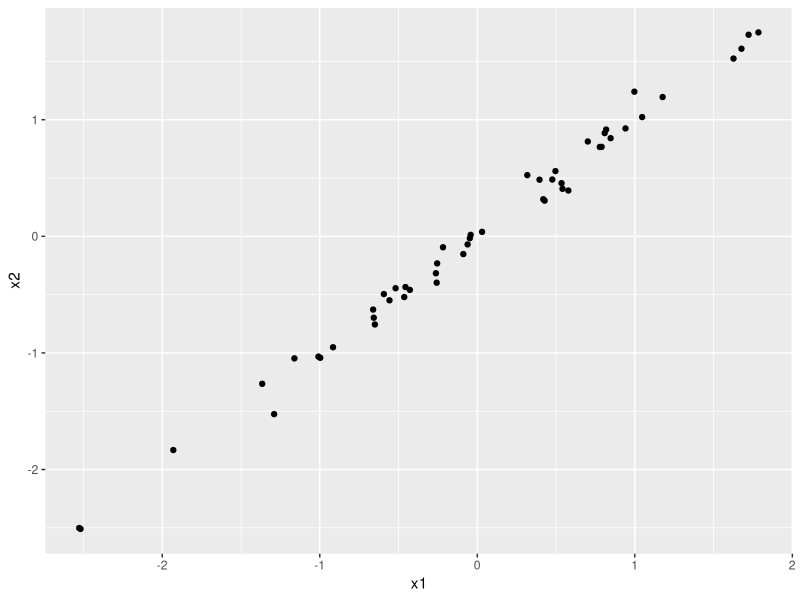
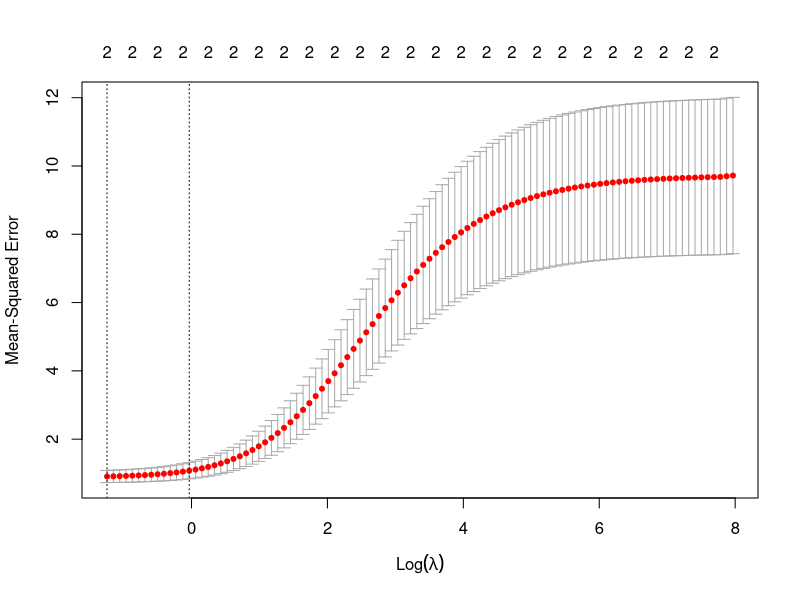
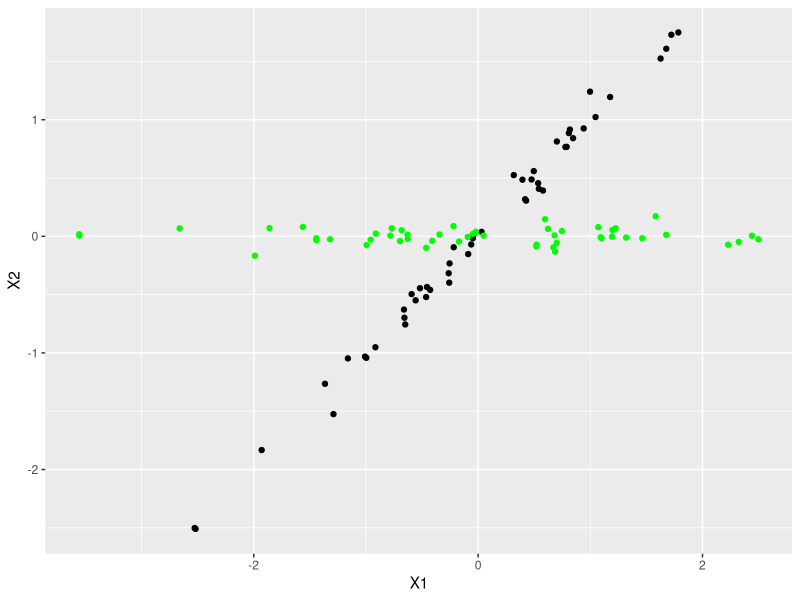
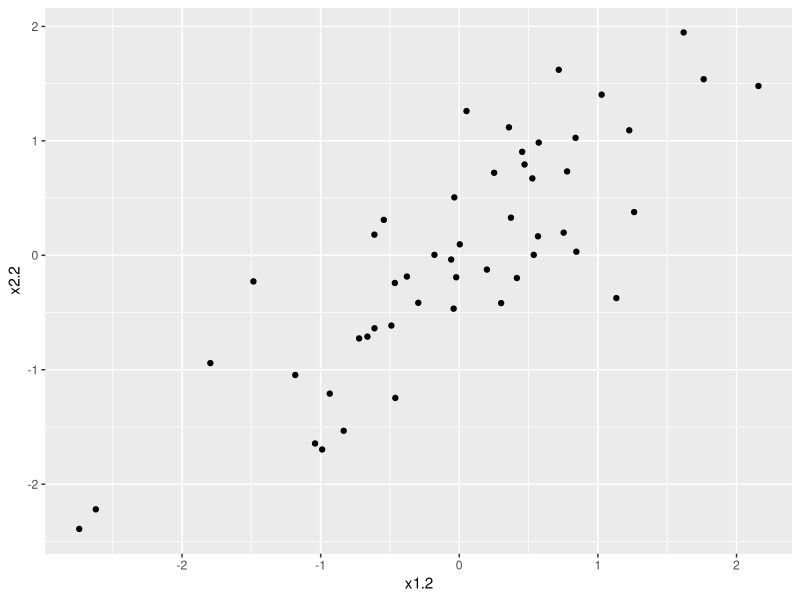
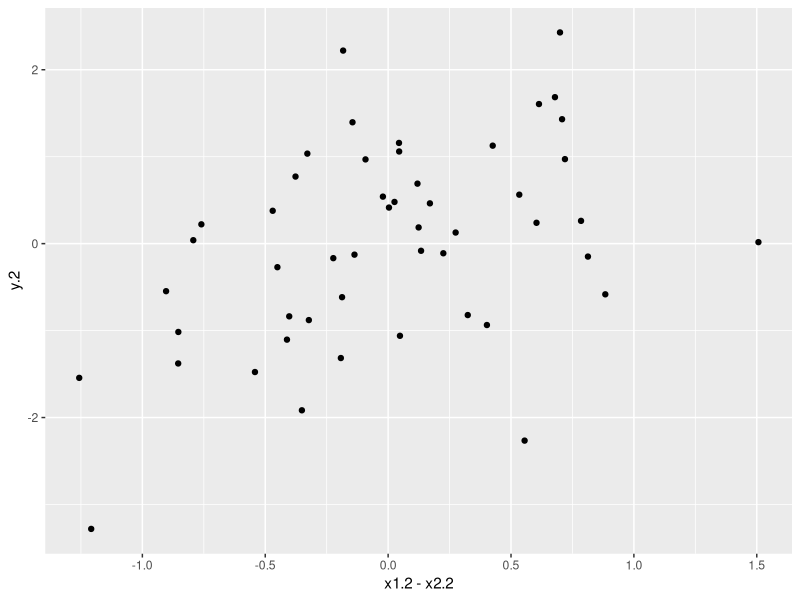
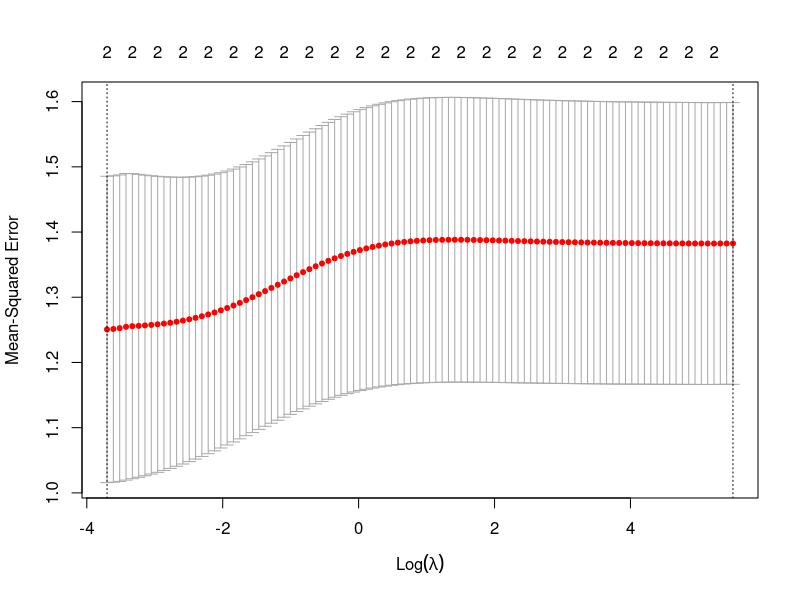

The R script that drew these images, in order:
## ---- chunk 1
knitr::opts_chunk$set(echo = TRUE)
library(tidyverse)
library(glmnet)
## ---- chunk 2
set.seed(34567)
x1<-scale(rnorm(50))
x2<-scale(rnorm(50,x1,.1))
qplot(x1,x2)
y<-x1+2*x2+rnorm(50,1)
y<-y-mean(y)
cor(cbind(x1,x2,y))
## ---- chunk 3
m<-lm(y~x1+x2)
summary(m)
## ---- chunk 4
X<-cbind(x1,x2)
set.seed(567)
cvfit = cv.glmnet(x=X, y=y,alpha=0)
plot(cvfit)
cvfit$lambda.min
coef(cvfit, s = "lambda.min")
cvfit$lambda.1se
coef(cvfit, s = "lambda.1se")

## ---- chunk 5
prod<-svd(X)
(u<-prod$u)[1:10,]
(v<-prod$v)
(d<-diag(prod$d))
## ---- chunk 6
max(abs(u%*%d%*%t(v)-X))
## ---- chunk 7
t(u)%*%u
t(v)%*%v
## ---- chunk 8
ev<-eigen(t(X)%*%X)
ev$values

t(X)%*%X%*%v[,1]/v[,1]
t(X)%*%X%*%v[,2]/v[,2]

## ---- chunk 9


Xb<-X%*%m$coefficients[2:3] # Predicted values of y
max(y-Xb)
max(t(X)%*%(y-Xb)) # orthogonal

Xb.2<-u%*%t(u)%*%y # Predicted values of y using svd

max(Xb-Xb.2) # Nearly 0

## ---- chunk 10

lambda<-5

Xb.ridge<-u%*%d%*%solve(d^2+diag(lambda,2,2))%*%d%*%t(u)%*%y # Formula in terms of SVD

(shrinkage<-t(u)%*%Xb.ridge/t(u)%*%Xb.2)  # Components of Xb.ridge and Xb.2 in the directions of the 
                                          # directions of the basis given by the columns of u

d[1,1]^2/shrinkage[1]-d[1,1]^2 # recovers lambda
d[2,2]^2/shrinkage[2]-d[2,2]^2

## ---- chunk 11
dat.x=data.frame(X)
dat.u=data.frame(-1*u%*%d)
ggplot(data=dat.x,aes(x=X1,y=X2))+geom_point()+geom_point(data=dat.u,aes(x=X1,y=X2),color="green")

z<-X%*%v
var(z)
d^2/(length(x1)-1)
sum(diag(var(z)))
sum(diag(var(X)))
## ---- chunk 12

n<-length(y)
p<-2

sd_y <- sqrt(var(y)*(n-1)/n)[1,1]
beta1 <- solve(t(X)%*%X+5*diag(p))%*%t(X)%*%y

fit_glmnet <- glmnet(X,y, alpha=0, standardize = F, intercept = FALSE, thresh = 1e-20) # Don't standardize X
beta2 <- coef(fit_glmnet,x=X,y=y,s = sd_y*5/n, exact = TRUE)

beta1
beta2
## ---- chunk 13
set.seed(678987)
x1.2<-scale(rnorm(50))
x2.2<-scale(rnorm(50,x1.2,.7))
qplot(x1.2,x2.2)
y.2<-x1.2-x2.2+rnorm(50,1)
y.2<-y.2-mean(y.2)
cor(x1.2-x2.2,y.2)
qplot(x1.2-x2.2,y.2)

summary(lm(y.2~x1.2+x2.2))
X.2<-cbind(x1.2,x2.2)
set.seed(567)
cvfit = cv.glmnet(x=X.2, y=y.2,alpha=0)
plot(cvfit)
cvfit$lambda.min
coef(cvfit, s = "lambda.min")
cvfit$lambda.1se
coef(cvfit, s = "lambda.1se")
## ---- chunk 14
prod.2<-svd(X.2)
(u.2<-prod.2$u)[1:10,]
(v.2<-prod.2$v)
(d.2<-diag(prod.2$d))
z<-X.2%*%v.2
var(z)
z1<-z[,1]
z2<-z[,2]

summary(lm(y.2~z1+z2))
summary(lm(y.2~z1))
